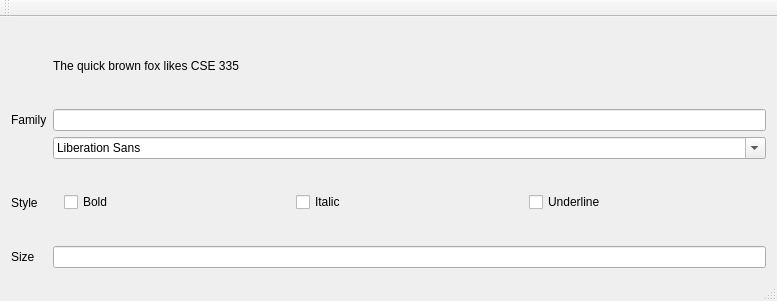
<?xml version="1.0" encoding="UTF-8"?>
<ui version="4.0">
 <class>MainWindow</class>
 <widget class="QMainWindow" name="MainWindow">
  <property name="geometry">
   <rect>
    <x>0</x>
    <y>0</y>
    <width>777</width>
    <height>301</height>
   </rect>
  </property>
  <property name="sizePolicy">
   <sizepolicy hsizetype="Expanding" vsizetype="Expanding">
    <horstretch>0</horstretch>
    <verstretch>0</verstretch>
   </sizepolicy>
  </property>
  <property name="windowTitle">
   <string>MainWindow</string>
  </property>
  <widget class="QWidget" name="centralWidget">
   <layout class="QGridLayout" name="gridLayout_2">
    <item row="1" column="0">
     <widget class="QLabel" name="labelFamily">
      <property name="text">
       <string>Family</string>
      </property>
     </widget>
    </item>
    <item row="0" column="1">
     <widget class="AlexLabel" name="labelFox">
      <property name="text">
       <string>The quick brown fox likes CSE 335</string>
      </property>
     </widget>
    </item>
    <item row="3" column="0">
     <widget class="QLabel" name="label">
      <property name="text">
       <string>Style</string>
      </property>
     </widget>
    </item>
    <item row="2" column="1">
     <widget class="QFontComboBox" name="fontComboBox"/>
    </item>
    <item row="1" column="1">
     <widget class="AlexLineEdit" name="lineEditFamily"/>
    </item>
    <item row="4" column="0">
     <widget class="QLabel" name="label_3">
      <property name="text">
       <string>Size</string>
      </property>
     </widget>
    </item>
    <item row="4" column="1">
     <widget class="QLineEdit" name="lineEditSize"/>
    </item>
    <item row="3" column="1">
     <widget class="QWidget" name="widgetWeight" native="true">
      <layout class="QHBoxLayout" name="horizontalLayout">
       <item>
        <widget class="QCheckBox" name="checkBoxBold">
         <property name="text">
          <string>Bold</string>
         </property>
        </widget>
       </item>
       <item>
        <widget class="QCheckBox" name="checkBoxItalic">
         <property name="text">
          <string>Italic</string>
         </property>
        </widget>
       </item>
       <item>
        <widget class="QCheckBox" name="checkBoxUnderline">
         <property name="text">
          <string>Underline</string>
         </property>
        </widget>
       </item>
      </layout>
     </widget>
    </item>
   </layout>
   <zorder>labelFamily</zorder>
   <zorder>lineEditFamily</zorder>
   <zorder>fontComboBox</zorder>
   <zorder>label</zorder>
   <zorder>widgetWeight</zorder>
   <zorder>label_3</zorder>
   <zorder>lineEditSize</zorder>
   <zorder>labelFox</zorder>
  </widget>
  <widget class="QMenuBar" name="menuBar">
   <property name="geometry">
    <rect>
     <x>0</x>
     <y>0</y>
     <width>777</width>
     <height>20</height>
    </rect>
   </property>
  </widget>
  <widget class="QToolBar" name="mainToolBar">
   <attribute name="toolBarArea">
    <enum>TopToolBarArea</enum>
   </attribute>
   <attribute name="toolBarBreak">
    <bool>false</bool>
   </attribute>
  </widget>
  <widget class="QStatusBar" name="statusBar"/>
 </widget>
 <layoutdefault spacing="6" margin="11"/>
 <customwidgets>
  <customwidget>
   <class>AlexLabel</class>
   <extends>QLabel</extends>
   <header location="global">alexlabel.h</header>
   <slots>
    <slot>setFont(QFont)</slot>
   </slots>
  </customwidget>
  <customwidget>
   <class>AlexLineEdit</class>
   <extends>QLineEdit</extends>
   <header location="global">alexlineedit.h</header>
  </customwidget>
 </customwidgets>
 <resources/>
 <connections/>
</ui>
